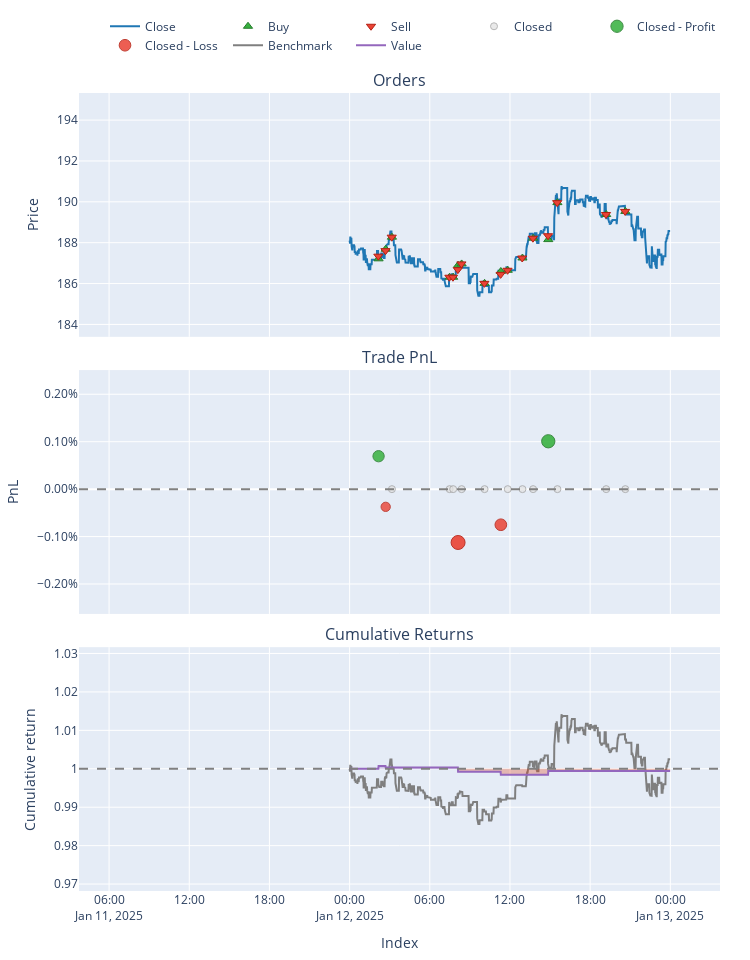

Source (notebook cell):
### Code cell
portfolio.plot().show()

### Figure 1 — Plotly figure (JSON) as saved in the notebook; plotly's stock layout.template omitted (floating-point values rounded to 4 significant figures; data arrays with more than 128 entries replaced by an {"elided": "..."} marker saying what was removed)
{"data": [{"legendgroup": "0", "line": {"color": "#1f77b4"}, "mode": "lines", "name": "Close", "showlegend": true, "type": "scatter", "uid": "363b7a36-c1d8-43ca-950d-74b694e1ffec", "x": {"elided": "1440 str values"}, "xaxis": "x", "y": {"elided": "1440 float values"}, "yaxis": "y"}, {"customdata": {"elided": "16x9 mixed values"}, "hovertemplate": "<br>Order Id: %{customdata[0]}\n<br>Signal Index: %{customdata[1]}\n<br>Creation Index: %{customdata[2]}\n<br>Fill Index: %{customdata[3]}\n<br>Size: %{customdata[4]:,}\n<br>Price: %{customdata[5]:,}\n<br>Fees: %{customdata[6]:,}\n<br>Type: %{customdata[7]}\n<br>Stop Type: %{customdata[8]}", "legendgroup": "1", "marker": {"color": "#37B13F", "line": {"color": "rgb(38,123,44)", "width": 1}, "size": 8, "symbol": "triangle-up"}, "mode": "markers", "name": "Buy", "type": "scatter", "uid": "946cd347-7878-4882-9e95-aa0847da6e6d", "x": ["2025-01-12T02:10:00+00:00", "2025-01-12T02:42:00+00:00", "2025-01-12T03:10:00+00:00", "2025-01-12T07:29:00+00:00", "2025-01-12T07:45:00+00:00", "2025-01-12T08:07:00+00:00", "2025-01-12T08:23:00+00:00", "2025-01-12T10:06:00+00:00", "2025-01-12T11:19:00+00:00", "2025-01-12T11:50:00+00:00", "2025-01-12T12:56:00+00:00", "2025-01-12T13:44:00+00:00", "2025-01-12T14:52:00+00:00", "2025-01-12T15:33:00+00:00", "2025-01-12T19:12:00+00:00", "2025-01-12T20:38:00+00:00"], "xaxis": "x", "y": [187.2, 187.7, 188.3, 186.3, 186.3, 186.9, 187.0, 186.0, 186.6, 186.7, 187.2, 188.2, 188.2, 190.0, 189.4, 189.5], "yaxis": "y"}, {"customdata": {"elided": "16x9 mixed values"}, "hovertemplate": "<br>Order Id: %{customdata[0]}\n<br>Signal Index: %{customdata[1]}\n<br>Creation Index: %{customdata[2]}\n<br>Fill Index: %{customdata[3]}\n<br>Size: %{customdata[4]:,}\n<br>Price: %{customdata[5]:,}\n<br>Fees: %{customdata[6]:,}\n<br>Type: %{customdata[7]}\n<br>Stop Type: %{customdata[8]}", "legendgroup": "2", "marker": {"color": "#EA4335", "line": {"color": "rgb(181,31,18)", "width": 1}, "size": 8, "symbol": "triangle-down"}, "mode": "markers", "name": "Sell", "type": "scatter", "uid": "5ed956be-4252-49be-92ec-8faed142c269", "x": ["2025-01-12T02:09:00+00:00", "2025-01-12T02:41:00+00:00", "2025-01-12T03:09:00+00:00", "2025-01-12T07:28:00+00:00", "2025-01-12T07:44:00+00:00", "2025-01-12T08:06:00+00:00", "2025-01-12T08:22:00+00:00", "2025-01-12T10:05:00+00:00", "2025-01-12T11:18:00+00:00", "2025-01-12T11:49:00+00:00", "2025-01-12T12:55:00+00:00", "2025-01-12T13:43:00+00:00", "2025-01-12T14:51:00+00:00", "2025-01-12T15:32:00+00:00", "2025-01-12T19:11:00+00:00", "2025-01-12T20:37:00+00:00"], "xaxis": "x", "y": [187.3, 187.6, 188.3, 186.3, 186.3, 186.7, 187.0, 186.0, 186.4, 186.7, 187.2, 188.2, 188.3, 190.0, 189.4, 189.5], "yaxis": "y"}, {"customdata": [["2", "2", "2025-01-12 03:10:00+00:00", 0, 0], ["3", "3", "2025-01-12 07:29:00+00:00", 0, 0], ["4", "4", "2025-01-12 07:45:00+00:00", 0, 0], ["6", "6", "2025-01-12 08:23:00+00:00", 0, 0], ["7", "7", "2025-01-12 10:06:00+00:00", 0, 0], ["9", "9", "2025-01-12 11:50:00+00:00", 0, 0], ["10", "10", "2025-01-12 12:56:00+00:00", 0, 0], ["11", "11", "2025-01-12 13:44:00+00:00", 0, 0], ["13", "13", "2025-01-12 15:33:00+00:00", 0, 0], ["14", "14", "2025-01-12 19:12:00+00:00", 0, 0], ["15", "15", "2025-01-12 20:38:00+00:00", 0, 0]], "hovertemplate": "<br>Exit Trade Id: %{customdata[0]}\n<br>Position Id: %{customdata[1]}\n<br>Exit Index: %{customdata[2]}\n<br>PnL: %{customdata[3]:,}\n<br>Return: %{customdata[4]:,%}", "legendgroup": "3", "marker": {"color": "#E2E2E2", "line": {"color": "rgb(158,158,158)", "width": 1}, "opacity": [0.75, 0.75, 0.75, 0.75, 0.75, 0.75, 0.75, 0.75, 0.75, 0.75, 0.75], "size": [7, 7, 7, 7, 7, 7, 7, 7, 7, 7, 7], "symbol": "circle"}, "mode": "markers", "name": "Closed", "type": "scatter", "uid": "4784997b-0839-4b9d-87c7-7ee10bc72fef", "x": ["2025-01-12T03:10:00+00:00", "2025-01-12T07:29:00+00:00", "2025-01-12T07:45:00+00:00", "2025-01-12T08:23:00+00:00", "2025-01-12T10:06:00+00:00", "2025-01-12T11:50:00+00:00", "2025-01-12T12:56:00+00:00", "2025-01-12T13:44:00+00:00", "2025-01-12T15:33:00+00:00", "2025-01-12T19:12:00+00:00", "2025-01-12T20:38:00+00:00"], "xaxis": "x2", "y": [0, 0, 0, 0, 0, 0, 0, 0, 0, 0, 0], "yaxis": "y2"}, {"customdata": [["0", "0", "2025-01-12 02:10:00+00:00", 0.6939, 0.0006939], ["12", "12", "2025-01-12 14:52:00+00:00", 1.007, 0.001009]], "hovertemplate": "<br>Exit Trade Id: %{customdata[0]}\n<br>Position Id: %{customdata[1]}\n<br>Exit Index: %{customdata[2]}\n<br>PnL: %{customdata[3]:,}\n<br>Return: %{customdata[4]:,%}", "legendgroup": "4", "marker": {"color": "#37B13F", "line": {"color": "rgb(38,123,44)", "width": 1}, "opacity": [0.8425, 0.8845], "size": [11.32, 13.28], "symbol": "circle"}, "mode": "markers", "name": "Closed - Profit", "type": "scatter", "uid": "5f68c5ef-a13e-481b-9c99-65ff5b2f8ee3", "x": ["2025-01-12T02:10:00+00:00", "2025-01-12T14:52:00+00:00"], "xaxis": "x2", "y": [0.0006939, 0.001009], "yaxis": "y2"}, {"customdata": [["1", "1", "2025-01-12 02:42:00+00:00", -0.3734, -0.0003731], ["5", "5", "2025-01-12 08:07:00+00:00", -1.125, -0.001125], ["8", "8", "2025-01-12 11:19:00+00:00", -0.7503, -0.0007509]], "hovertemplate": "<br>Exit Trade Id: %{customdata[0]}\n<br>Position Id: %{customdata[1]}\n<br>Exit Index: %{customdata[2]}\n<br>PnL: %{customdata[3]:,}\n<br>Return: %{customdata[4]:,%}", "legendgroup": "5", "marker": {"color": "#EA4335", "line": {"color": "rgb(181,31,18)", "width": 1}, "opacity": [0.7998, 0.9, 0.8501], "size": [9.322, 14, 11.67], "symbol": "circle"}, "mode": "markers", "name": "Closed - Loss", "type": "scatter", "uid": "f2c5da31-48bd-4778-ad96-6f816e963e63", "x": ["2025-01-12T02:42:00+00:00", "2025-01-12T08:07:00+00:00", "2025-01-12T11:19:00+00:00"], "xaxis": "x2", "y": [-0.0003731, -0.001125, -0.0007509], "yaxis": "y2"}, {"legendgroup": "6", "line": {"color": "#7f7f7f"}, "mode": "lines", "name": "Benchmark", "showlegend": true, "type": "scatter", "uid": "64686ba3-a261-4167-b597-1ef5ac180462", "x": {"elided": "1440 str values"}, "xaxis": "x3", "y": {"elided": "1440 float values"}, "yaxis": "y3"}, {"hoverinfo": "skip", "line": {"color": "rgba(0, 0, 0, 0)", "width": 0}, "mode": "lines", "opacity": 0, "showlegend": false, "type": "scatter", "uid": "bcd0c7eb-2187-423f-8a24-aae9f8470e30", "x": {"elided": "1440 str values"}, "xaxis": "x3", "y": {"elided": "1440 int values"}, "yaxis": "y3"}, {"connectgaps": false, "fill": "tonexty", "fillcolor": "rgba(148,103,189,0.3000)", "hoverinfo": "skip", "line": {"color": "rgba(0, 0, 0, 0)", "width": 0}, "mode": "lines", "opacity": 0, "showlegend": false, "type": "scatter", "uid": "e5282f5a-0d92-4241-bef2-f4b0e44476b8", "x": {"elided": "1440 str values"}, "xaxis": "x3", "y": {"elided": "1440 float values"}, "yaxis": "y3"}, {"hoverinfo": "skip", "line": {"color": "rgba(0, 0, 0, 0)", "width": 0}, "mode": "lines", "opacity": 0, "showlegend": false, "type": "scatter", "uid": "8950f995-5be3-4409-94d1-ab9fcbba9465", "x": {"elided": "1440 str values"}, "xaxis": "x3", "y": {"elided": "1440 int values"}, "yaxis": "y3"}, {"connectgaps": false, "fill": "tonexty", "fillcolor": "rgba(220,57,18,0.3000)", "hoverinfo": "skip", "line": {"color": "rgba(0, 0, 0, 0)", "width": 0}, "mode": "lines", "opacity": 0, "showlegend": false, "type": "scatter", "uid": "c890eed7-7f4e-47d8-b0ce-459d5ac7e9dc", "x": {"elided": "1440 str values"}, "xaxis": "x3", "y": {"elided": "1440 float values"}, "yaxis": "y3"}, {"legendgroup": "7", "line": {"color": "#9467bd"}, "mode": "lines", "name": "Value", "showlegend": true, "type": "scatter", "uid": "0a305b88-9e3a-43b8-8b96-78e48bff5658", "x": {"elided": "1440 str values"}, "xaxis": "x3", "y": {"elided": "1440 float values"}, "yaxis": "y3"}, {"hoverinfo": "skip", "line": {"color": "rgba(0, 0, 0, 0)", "width": 0}, "mode": "lines", "opacity": 0, "showlegend": false, "type": "scatter", "uid": "a70057bc-2889-4c3b-ac03-9f76fde56037", "x": {"elided": "1440 str values"}, "xaxis": "x3", "y": {"elided": "1440 int values"}, "yaxis": "y3"}], "layout": {"annotations": [{"font": {"size": 16}, "showarrow": false, "text": "Orders", "x": 0.5, "xanchor": "center", "xref": "paper", "y": 1, "yanchor": "bottom", "yref": "paper"}, {"font": {"size": 16}, "showarrow": false, "text": "Trade PnL", "x": 0.5, "xanchor": "center", "xref": "paper", "y": 0.6528, "yanchor": "bottom", "yref": "paper"}, {"font": {"size": 16}, "showarrow": false, "text": "Cumulative Returns", "x": 0.5, "xanchor": "center", "xref": "paper", "y": 0.3056, "yanchor": "bottom", "yref": "paper"}], "dragmode": "pan", "height": 960, "legend": {"orientation": "h", "traceorder": "normal", "x": 1, "xanchor": "right", "y": 1.042, "yanchor": "bottom"}, "margin": {"b": 30, "l": 30, "r": 30, "t": 30}, "shapes": [{"line": {"color": "gray", "dash": "dash"}, "type": "line", "x0": 0, "x1": 1, "xref": "paper", "y0": 0, "y1": 0, "yref": "y2"}, {"line": {"color": "gray", "dash": "dash"}, "type": "line", "x0": 0, "x1": 1, "xref": "paper", "y0": 1, "y1": 1, "yref": "y3"}], "showlegend": true, "width": 750, "xaxis": {"anchor": "y", "autorange": false, "domain": [0, 1], "matches": "x3", "range": ["2025-01-11 03:44:59.395", "2025-01-13 03:42:59.395"], "showticklabels": false, "title": {}, "type": "date"}, "xaxis2": {"anchor": "y2", "autorange": false, "domain": [0, 1], "matches": "x3", "range": ["2025-01-11 03:44:59.395", "2025-01-13 03:42:59.395"], "showticklabels": false, "title": {}, "type": "date"}, "xaxis3": {"anchor": "y3", "autorange": false, "domain": [0, 1], "range": ["2025-01-11 03:44:59.395", "2025-01-13 03:42:59.395"], "title": {"text": "Index"}, "type": "date"}, "yaxis": {"anchor": "x", "autorange": false, "domain": [0.6944, 1], "range": [183.4, 195.3], "title": {"text": "Price"}, "type": "linear"}, "yaxis2": {"anchor": "x2", "autorange": false, "domain": [0.3472, 0.6528], "range": [-0.002631, 0.00251], "tickformat": ".2%", "title": {"text": "PnL"}, "type": "linear"}, "yaxis3": {"anchor": "x3", "autorange": false, "domain": [0, 0.3056], "range": [0.9682, 1.032], "title": {"text": "Cumulative return"}, "type": "linear"}}}
